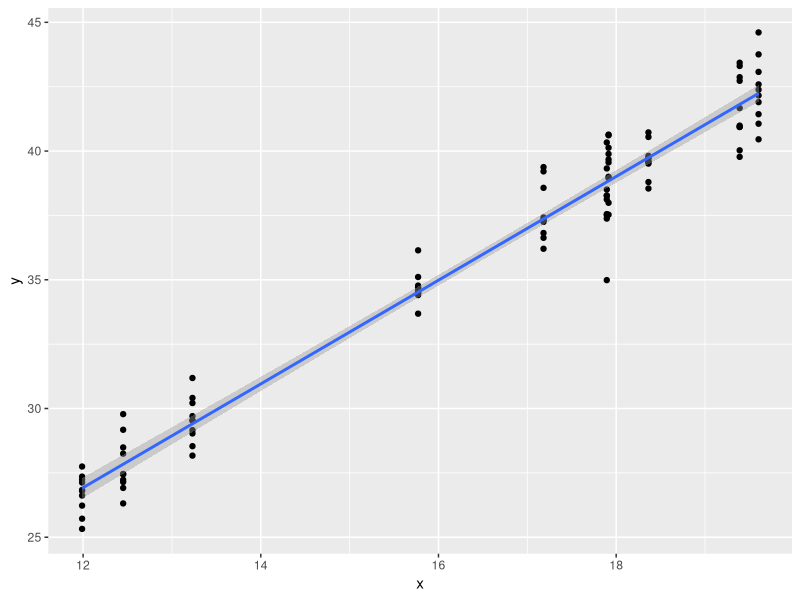
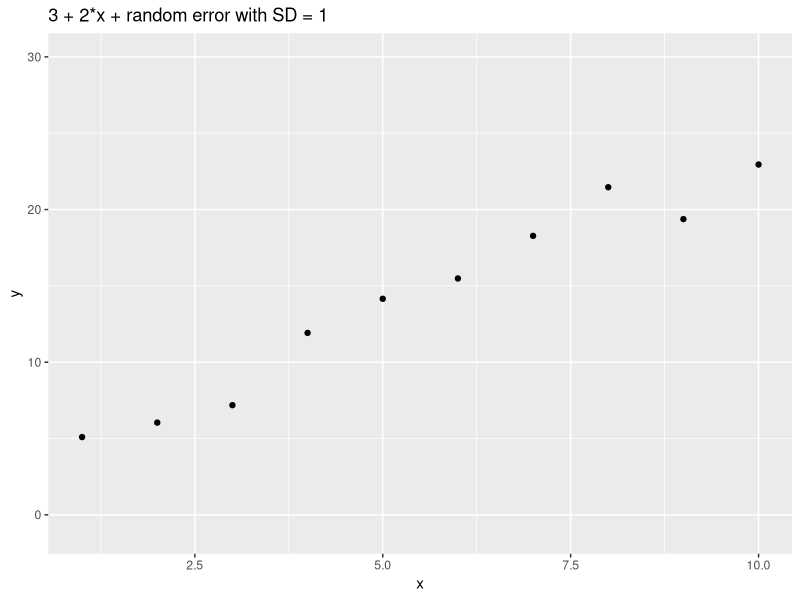
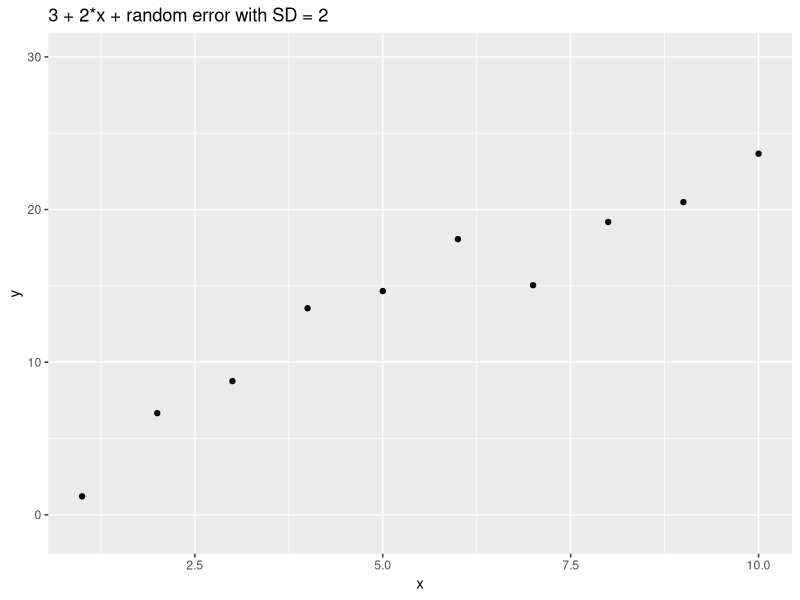
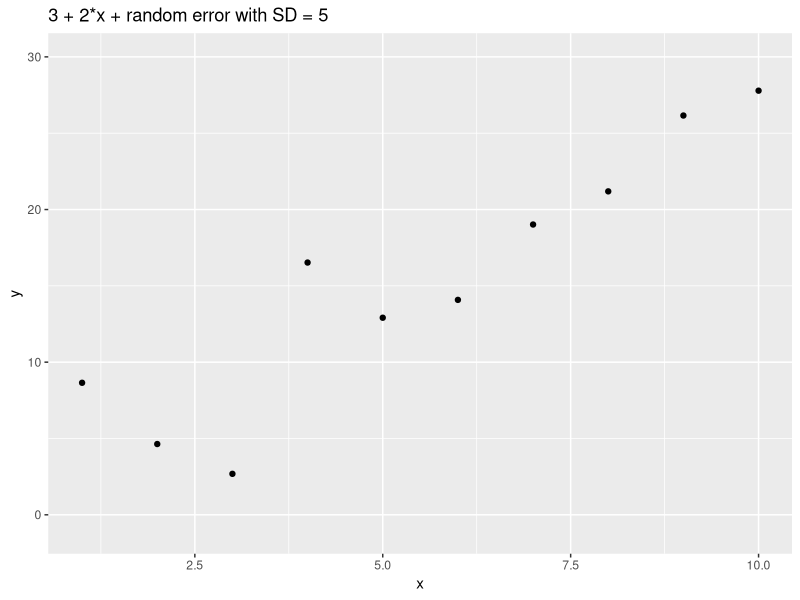
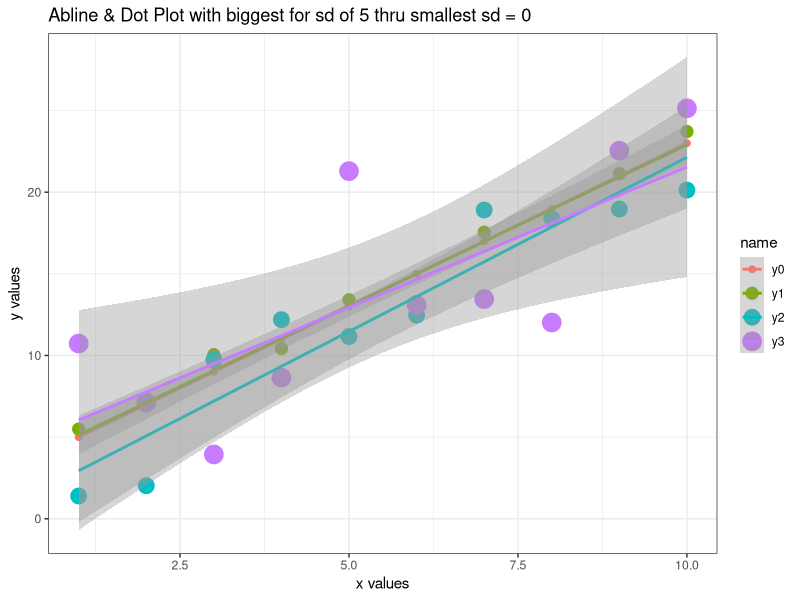

The R source for these figures, in order:
install.packages("dplyr")
install.packages("tidyverse")
library(dplyr)
library(tidyverse)
install.packages("ggplot2")
library(ggplot2, help, pos = 2, lib.loc = NULL)
x <- runif(10, 10, 20)
# print(x)
b0 <- 0
b1 <- 1
y <- b0 + b1 * x
print(y)
y <- 2 * x + 3 + rnorm(100, 0, 1)
df <- data.frame(x, y)
print(df)

ggplot(df, aes(x = x, y = y)) +
  geom_point() +
  geom_smooth(method = "lm", se = TRUE)

model <- lm(y ~ x, data = df)
print(model)
model <- lm(y ~ x, data = df)
print(model)


x = c(seq(1:10))
x
error_comp = rnorm(10,0,1)
error_comp
y=3+2*x+error_comp
y
qplot(x,y, main = "3 + 2*x + random error with SD = 1", ylim=c(-1, 30))
x = c(seq(1:10))
x
error_comp = rnorm(10,0,2)
error_comp
y=3+2*x+error_comp
y
qplot(x,y, main = "3 + 2*x + random error with SD = 2", ylim=c(-1, 30))
x = c(seq(1:10))
x
error_comp = rnorm(10,0,5)
error_comp
y=3+2*x+error_comp
y
qplot(x,y, main = "3 + 2*x + random error with SD = 5", ylim=c(-1, 30))


x = c(seq(1:10))
y = 3 + 2*x
error_comp = rnorm(10,0,1)
error_comp
y1=3+2*x+error_comp 
error_comp = rnorm(10,0,2)
error_comp
y2=3+2*x+error_comp
error_comp = rnorm(10,0,5)
error_comp
y5=3+2*x+error_comp
DATAFRAME <- data.frame(
x = x,
y0= y,
y1 = y1,
y2 = y2,
y3 = y5
)
#transpose to long format except year variable
df2 <- pivot_longer(DATAFRAME, cols = paste0("y",0:3))
df2
ggplot(
data = df2,
mapping = aes(x = x, y = value, color = name)
) +
geom_point(aes(size = name)) +
geom_smooth(method = lm) +
labs(
title = "Abline & Dot Plot with biggest for sd of 5 thru smallest sd = 0",
y = "y values",
x= "x values",
lintype = "Legend"
) +
theme_bw()